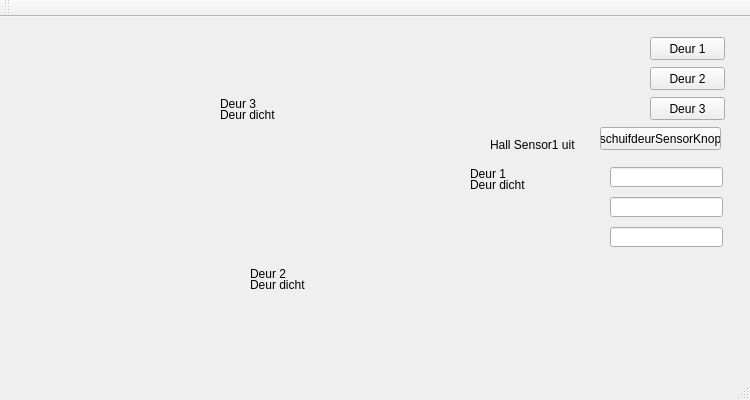
<?xml version="1.0" encoding="UTF-8"?>
<ui version="4.0">
 <class>MainWindow</class>
 <widget class="QMainWindow" name="MainWindow">
  <property name="geometry">
   <rect>
    <x>0</x>
    <y>0</y>
    <width>750</width>
    <height>400</height>
   </rect>
  </property>
  <property name="windowTitle">
   <string>MainWindow</string>
  </property>
  <widget class="QWidget" name="centralWidget">
   <widget class="QPushButton" name="Deur_1_Button">
    <property name="geometry">
     <rect>
      <x>650</x>
      <y>20</y>
      <width>75</width>
      <height>23</height>
     </rect>
    </property>
    <property name="text">
     <string>Deur 1</string>
    </property>
   </widget>
   <widget class="QPushButton" name="Deur_2_Button">
    <property name="geometry">
     <rect>
      <x>650</x>
      <y>50</y>
      <width>75</width>
      <height>23</height>
     </rect>
    </property>
    <property name="text">
     <string>Deur 2</string>
    </property>
   </widget>
   <widget class="QPushButton" name="Deur_3_Button">
    <property name="geometry">
     <rect>
      <x>650</x>
      <y>80</y>
      <width>75</width>
      <height>23</height>
     </rect>
    </property>
    <property name="text">
     <string>Deur 3</string>
    </property>
   </widget>
   <widget class="QLabel" name="Deur_1">
    <property name="geometry">
     <rect>
      <x>470</x>
      <y>160</y>
      <width>81</width>
      <height>16</height>
     </rect>
    </property>
    <property name="text">
     <string>Deur dicht</string>
    </property>
   </widget>
   <widget class="QLabel" name="Sensor_1">
    <property name="geometry">
     <rect>
      <x>490</x>
      <y>120</y>
      <width>91</width>
      <height>16</height>
     </rect>
    </property>
    <property name="text">
     <string>Hall Sensor1 uit</string>
    </property>
   </widget>
   <widget class="QLabel" name="Deur_2">
    <property name="geometry">
     <rect>
      <x>250</x>
      <y>260</y>
      <width>81</width>
      <height>16</height>
     </rect>
    </property>
    <property name="text">
     <string>Deur dicht</string>
    </property>
   </widget>
   <widget class="QLabel" name="Deur_3">
    <property name="geometry">
     <rect>
      <x>220</x>
      <y>90</y>
      <width>81</width>
      <height>16</height>
     </rect>
    </property>
    <property name="text">
     <string>Deur dicht</string>
    </property>
   </widget>
   <widget class="QPushButton" name="schuifdeurSensorKnop">
    <property name="geometry">
     <rect>
      <x>600</x>
      <y>110</y>
      <width>121</width>
      <height>23</height>
     </rect>
    </property>
    <property name="text">
     <string>schuifdeurSensorKnop</string>
    </property>
   </widget>
   <widget class="QLineEdit" name="SlotDeur">
    <property name="geometry">
     <rect>
      <x>610</x>
      <y>150</y>
      <width>113</width>
      <height>20</height>
     </rect>
    </property>
   </widget>
   <widget class="QLabel" name="Deur3">
    <property name="geometry">
     <rect>
      <x>220</x>
      <y>80</y>
      <width>47</width>
      <height>13</height>
     </rect>
    </property>
    <property name="text">
     <string>Deur 3</string>
    </property>
   </widget>
   <widget class="QLabel" name="Deur2">
    <property name="geometry">
     <rect>
      <x>250</x>
      <y>250</y>
      <width>47</width>
      <height>13</height>
     </rect>
    </property>
    <property name="text">
     <string>Deur 2</string>
    </property>
   </widget>
   <widget class="QLabel" name="Deur1">
    <property name="geometry">
     <rect>
      <x>470</x>
      <y>150</y>
      <width>47</width>
      <height>13</height>
     </rect>
    </property>
    <property name="text">
     <string>Deur 1</string>
    </property>
   </widget>
   <widget class="QLineEdit" name="SlotDeur_2">
    <property name="geometry">
     <rect>
      <x>610</x>
      <y>180</y>
      <width>113</width>
      <height>20</height>
     </rect>
    </property>
   </widget>
   <widget class="QLineEdit" name="SlotDeur_3">
    <property name="geometry">
     <rect>
      <x>610</x>
      <y>210</y>
      <width>113</width>
      <height>20</height>
     </rect>
    </property>
   </widget>
  </widget>
  <widget class="QToolBar" name="mainToolBar">
   <attribute name="toolBarArea">
    <enum>TopToolBarArea</enum>
   </attribute>
   <attribute name="toolBarBreak">
    <bool>false</bool>
   </attribute>
  </widget>
  <widget class="QStatusBar" name="statusBar"/>
 </widget>
 <layoutdefault spacing="6" margin="11"/>
 <resources/>
 <connections/>
</ui>
